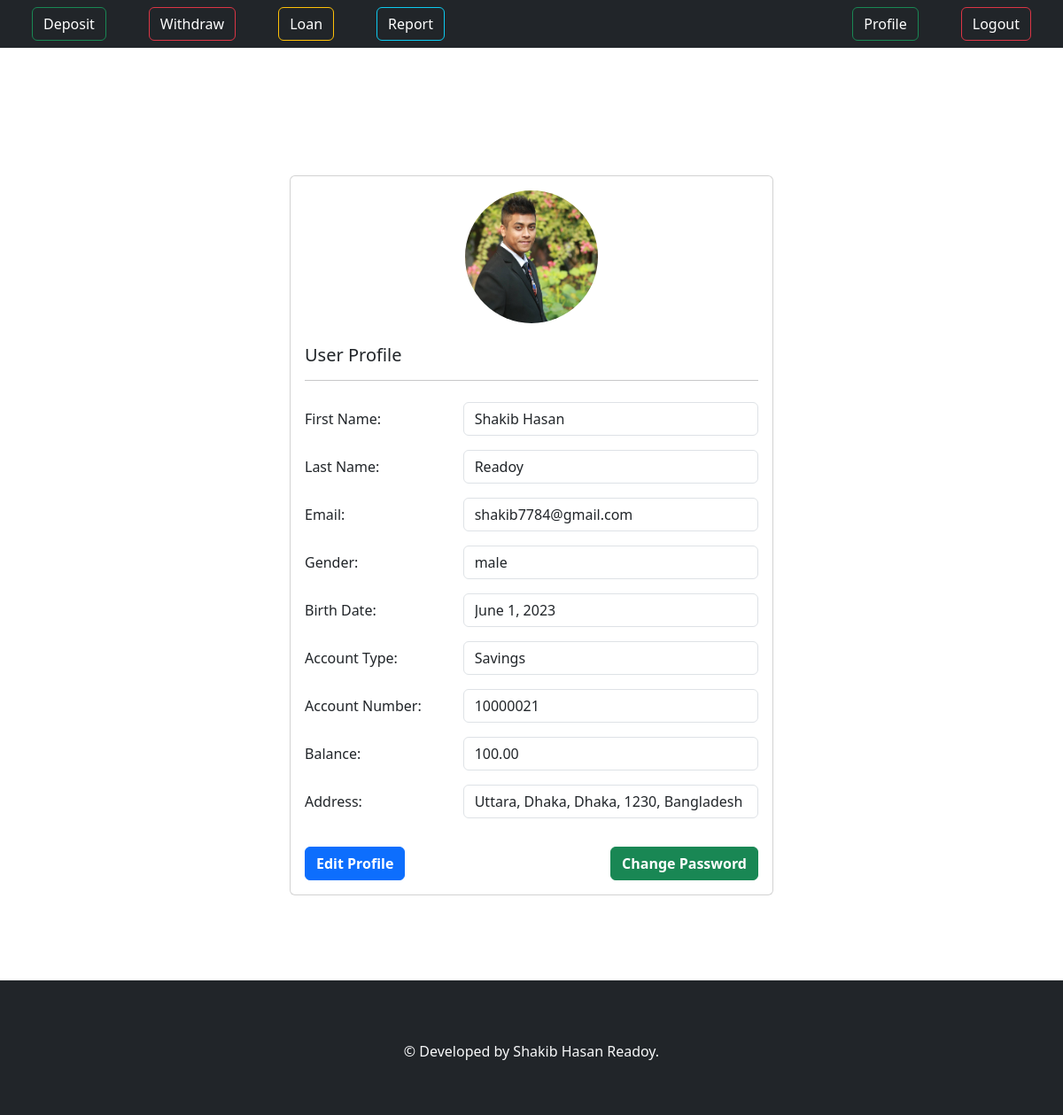
Page /accounts/profile (signed in) on the earlier database version.
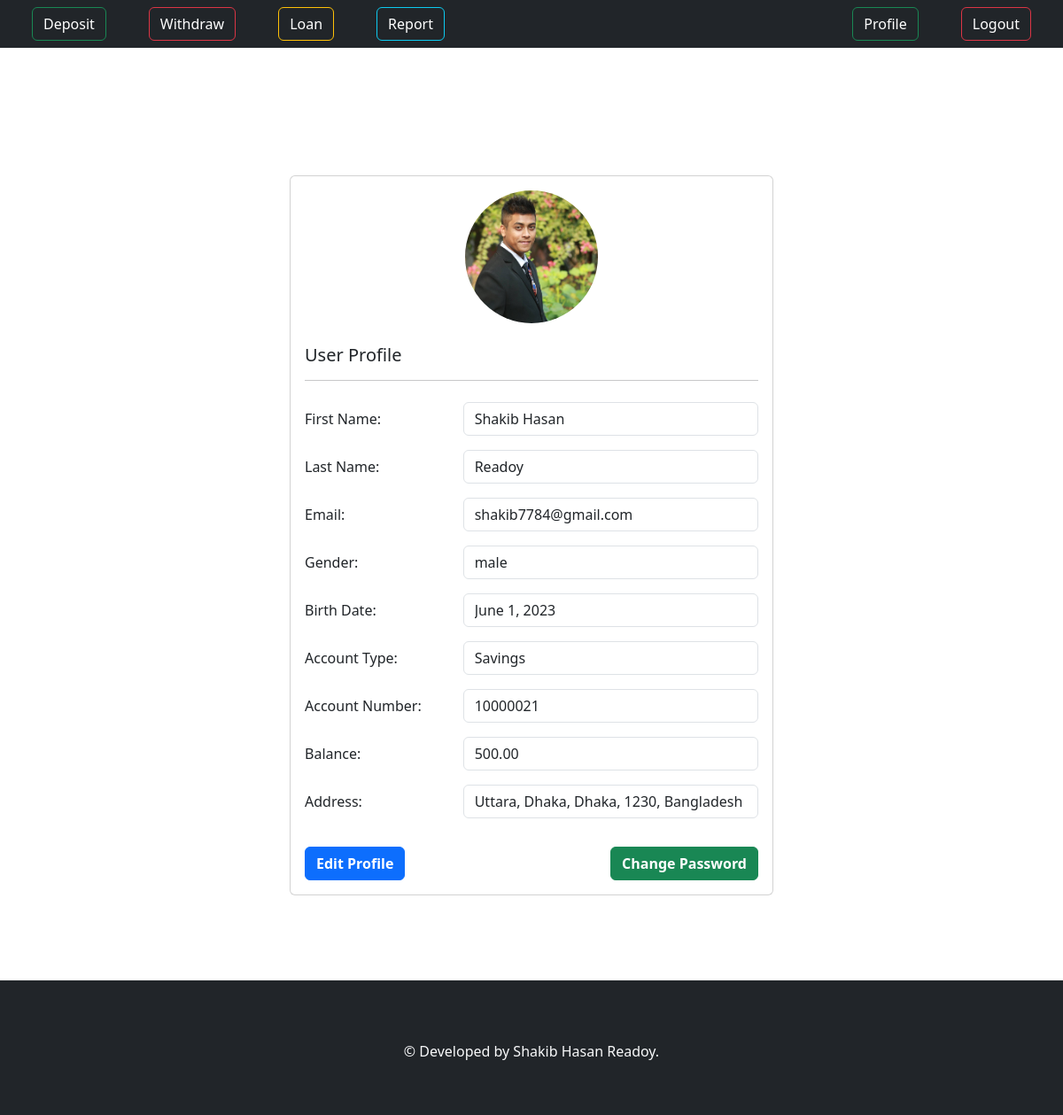
Same page on the later database version.
### Accounts/models.py (models this page shows, shortened)
class User(AbstractBaseUser):
    username = None
    email = models.EmailField(unique=True,null=False,blank=False)
    profile_picture = models.ImageField(upload_to="profile_pictures/", blank=True, null=True)
    first_name = models.CharField(max_length=150, blank=True)
    last_name = models.CharField(max_length=150, blank=True)
    is_staff = models.BooleanField(default=False)
    is_superuser = models.BooleanField(default=False)
    objects = UserManager()
    USERNAME_FIELD = "email"
    REQUIRED_FIELDS=[]

class UserBankAccount(models.Model):
    user = models.OneToOneField(User, related_name="BankAccount", on_delete=models.CASCADE) #one user will have one account
    account_type = models.ForeignKey(BankAccountType,related_name="accounts",on_delete=models.CASCADE) # one user can have multiple types of account
    account_no = models.PositiveIntegerField(unique=True)
    gender= models.CharField(max_length=10,choices=GENDER_CHOICE)
    birth_date = models.DateField(null=True, blank=True)
    balance = models.DecimalField(default=0,max_digits=15,decimal_places=2)
    initial_deposite_date = models.DateTimeField(auto_now_add=True)

class BankAccountType(models.Model):
    name = models.CharField(max_length=160)
    maximum_withdrawal_amount = models.DecimalField(decimal_places=2,max_digits=11)
    def __str__(self):
        return self.name

class UserAddress (models.Model):
     user = models.OneToOneField(User, related_name="address", on_delete=models.CASCADE)
     street = models.CharField(max_length=500)
     city = models.CharField(max_length=250)
     postal_code = models.PositiveIntegerField()
     country = models.CharField(max_length=200)

### Accounts/views.py (the view)
# urls.py: path("profile",views.Profile,name="profile"),
def Profile(request):
    if request.user.is_authenticated:
        return render(request,"profile.html")
    else:
        return redirect("login")

### templates/profile.html (shortened to what this page needs)
{% extends 'base.html' %}
{% block content %}
<div class="container py-5">
</div>
<div class="container pb-5 mb-5">
  <div class="row mt-5">
    <div class="col-md-6 offset-md-3">
      <div class="card">
        <div class="card-body">
          <div class="text-center mb-4">
            <img src="{{ user.profile_picture.url }}" class="img-fluid rounded-circle" style="max-width: 150px;" alt="Profile Picture">
          </div>
          <h5 class="card-title">User Profile</h5>
          <hr>
          <div class="form-group row py-2">
            <label class="col-sm-4 col-form-label">First Name:</label>
            <div class="col-sm-8">
              <input type="text" class="form-control" value="{{ user.first_name }}" readonly>
            </div>
          </div>
          <div class="form-group row py-2">
            <label class="col-sm-4 col-form-label">Last Name:</label>
            <div class="col-sm-8">
              <input type="text" class="form-control" value="{{ user.last_name }}" readonly>
            </div>
          </div>
          <div class="form-group row py-2">
            <label class="col-sm-4 col-form-label">Email:</label>
            <div class="col-sm-8">
              <input type="email" class="form-control" value="{{ user.email }}" readonly>
            </div>
          </div>
          <div class="form-group row py-2">
            <label class="col-sm-4 col-form-label">Gender:</label>
            <div class="col-sm-8">
              <input type="text" class="form-control" value="{{ user.BankAccount.gender }}" readonly>
            </div>
          </div>
          <div class="form-group row py-2">
            <label class="col-sm-4 col-form-label">Birth Date:</label>
            <div class="col-sm-8">
              <input type="text" class="form-control" value="{{ user.BankAccount.birth_date }}" readonly>
            </div>
          </div>
          <div class="form-group row py-2">
            <label class="col-sm-4 col-form-label">Account Type:</label>
            <div class="col-sm-8">
              <input type="text" class="form-control" value="{{ user.BankAccount.account_type }}" readonly>
            </div>
          </div>
          <div class="form-group row py-2">
            <label class="col-sm-4 col-form-label">Account Number:</label>
            <div class="col-sm-8">
              <input type="text" class="form-control" value="{{ user.BankAccount.account_no }}" readonly>
            </div>
          </div>
          <div class="form-group row py-2">
            <label class="col-sm-4 col-form-label">Balance:</label>
            <div class="col-sm-8">
              <input type="text" class="form-control" value="{{ user.BankAccount.balance }}" readonly>
            </div>
          </div>
          <div class="form-group row py-2">
            <label class="col-sm-4 col-form-label">Address:</label>
            <div class="col-sm-8">
              <input type="text" class="form-control" value="{{ user.address.street }}, {{ user.address.city }}, {{ user.address.postal_code }}, {{ user.address.country }}" readonly>
            </div>
          </div>
          <div class="d-flex justify-content-between mt-4">
            <a href="{% url 'edit_profile' %}" class="btn btn-primary fw-bold">Edit Profile</a>
            <a href="{% url 'changepass' %}" class="btn btn-success fw-bold">Change Password</a>
          </div>
        </div>
      </div>
    </div>
  </div>
</div>
{% endblock content %}

Differences in the rows shown:
changed User "Shakib Hasan": BankAccount.balance "100.00" → "500.00"
